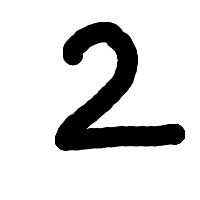
#> input picture tmp/2.png, 200 x 200 px
$ python -i dispImageMosaic.py   (imports and definitions only)
#> lines starting #> are read from the running program, lines starting #| are printed output that depends on the picture
#s24004
#モザイク画像に変換

import tkinter as tk
import tkinter.filedialog as fd
import PIL.Image, PIL.ImageTk

def dispPhoto(path):
#> called with path = 'tmp/2.png'
    newImage = PIL.Image.open(path).convert("L")\
               .resize((32, 32)).resize((300, 300))
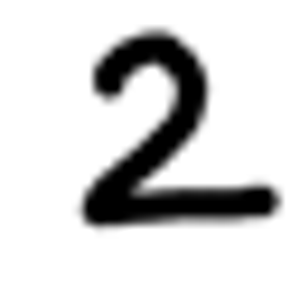
#> newImage: PIL image 300x300 L; min 0, max 255, mean 214.6
#> (the run stopped early here; a loop or call above may not have finished)
